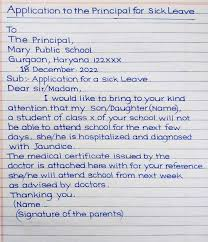
#> input picture OCR-EXTRACTOR/OCR/input image/application.jpeg, 208 x 242 px, found by its file name
$ python main.py
#> lines starting #> are read from the running program, lines starting #| are printed output that depends on the picture
import cv2
import pytesseract
from PIL import Image

image = '/content/application.jpeg'

image = cv2.imread(image)
#> image is the input picture: shape (242, 208, 3); mean B, G, R 213.2, 204.6, 204.5

# Convert to grayscale (improves accuracy)
gray = cv2.cvtColor(image, cv2.COLOR_BGR2GRAY)
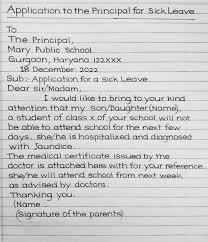
#> gray: shape (242, 208); min 3, max 255, mean 205.5

#more optimal
gray = cv2.threshold(gray, 0, 255, cv2.THRESH_BINARY + cv2.THRESH_OTSU)[1]
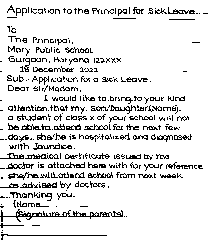
#> gray: shape (242, 208); 88.1% white; black in thin lines or dots

# Convert back to PIL image for pytesseract
pil_image = Image.fromarray(gray)

# Run OCR
#> (the run stopped early here; a loop or call above may not have finished)
